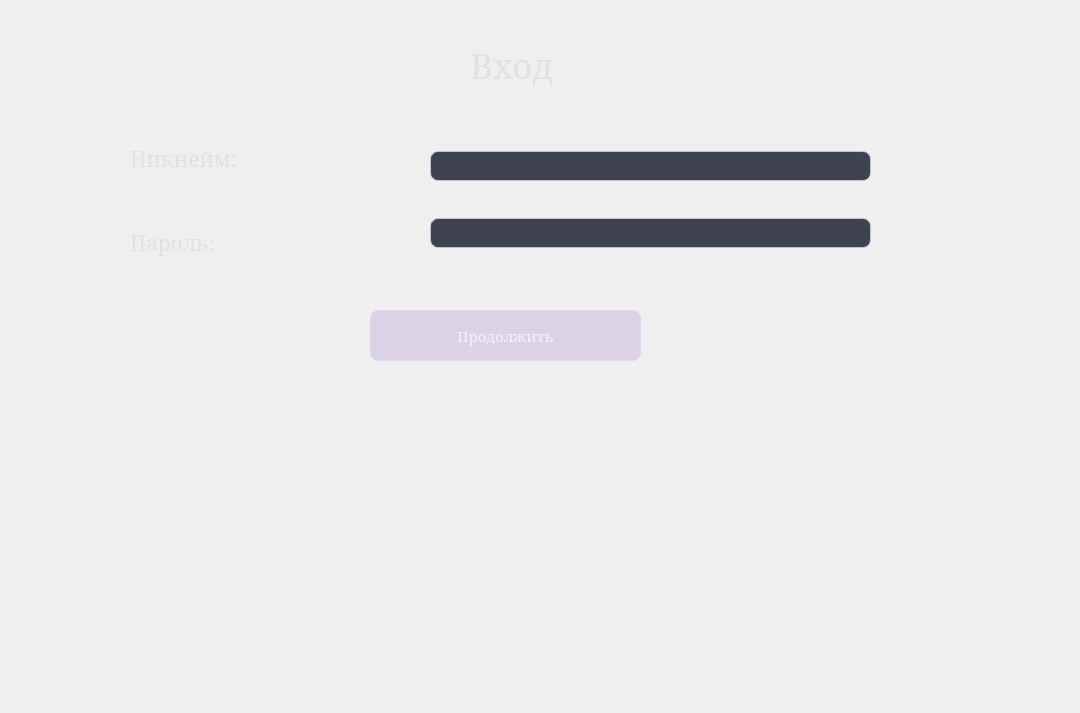
<?xml version="1.0" encoding="UTF-8"?>
<ui version="4.0">
 <class>Form</class>
 <widget class="QWidget" name="Form">
  <property name="geometry">
   <rect>
    <x>0</x>
    <y>0</y>
    <width>1080</width>
    <height>713</height>
   </rect>
  </property>
  <property name="minimumSize">
   <size>
    <width>1080</width>
    <height>713</height>
   </size>
  </property>
  <property name="maximumSize">
   <size>
    <width>1080</width>
    <height>713</height>
   </size>
  </property>
  <property name="windowTitle">
   <string>Form</string>
  </property>
  <widget class="QLabel" name="label">
   <property name="geometry">
    <rect>
     <x>470</x>
     <y>30</y>
     <width>111</width>
     <height>71</height>
    </rect>
   </property>
   <property name="font">
    <font>
     <family>MS Serif</family>
     <pointsize>26</pointsize>
    </font>
   </property>
   <property name="styleSheet">
    <string notr="true">background-color: transparent;
color: rgb(225, 225, 225);
border-image: none;</string>
   </property>
   <property name="text">
    <string>Вход</string>
   </property>
  </widget>
  <widget class="QWidget" name="verticalLayoutWidget">
   <property name="geometry">
    <rect>
     <x>130</x>
     <y>120</y>
     <width>261</width>
     <height>161</height>
    </rect>
   </property>
   <layout class="QVBoxLayout" name="verticalLayout">
    <item>
     <widget class="QLabel" name="label_3">
      <property name="font">
       <font>
        <family>MS Serif</family>
        <pointsize>16</pointsize>
        <weight>50</weight>
        <bold>false</bold>
       </font>
      </property>
      <property name="styleSheet">
       <string notr="true">background-color: transparent;
color: rgb(225, 225, 225);
border-image: none;</string>
      </property>
      <property name="text">
       <string>Никнейм:</string>
      </property>
     </widget>
    </item>
    <item>
     <widget class="QLabel" name="label_13">
      <property name="font">
       <font>
        <family>MS Serif</family>
        <pointsize>16</pointsize>
       </font>
      </property>
      <property name="styleSheet">
       <string notr="true">background-color: transparent;
color: rgb(225, 225, 225);
border-image: none;</string>
      </property>
      <property name="text">
       <string>Пароль:</string>
      </property>
     </widget>
    </item>
   </layout>
  </widget>
  <widget class="QWidget" name="verticalLayoutWidget_2">
   <property name="geometry">
    <rect>
     <x>430</x>
     <y>120</y>
     <width>441</width>
     <height>161</height>
    </rect>
   </property>
   <layout class="QVBoxLayout" name="verticalLayout_2">
    <item>
     <widget class="QLineEdit" name="linedit_nickname">
      <property name="styleSheet">
       <string notr="true">QLineEdit {
    background-color: rgba(35, 39, 55, 220);
    border-image: none;
    color: white;
    border: 1px solid rgba(220, 220, 255, 150);
    border-radius: 8px;
    padding: 6px;
}

QLineEdit:focus {
    background-color: rgba(35, 39, 55, 235);
    border: 1px solid rgb(220, 180, 255);
}

</string>
      </property>
     </widget>
    </item>
    <item>
     <widget class="QLineEdit" name="linedit_password">
      <property name="styleSheet">
       <string notr="true">QLineEdit {
    background-color: rgba(35, 39, 55, 220);
    border-image: none;
    color: white;
    border: 1px solid rgba(220, 220, 255, 150);
    border-radius: 8px;
    padding: 6px;
}

QLineEdit:focus {
    background-color: rgba(35, 39, 55, 235);
    border: 1px solid rgb(220, 180, 255);
}

</string>
      </property>
     </widget>
    </item>
   </layout>
  </widget>
  <widget class="QPushButton" name="pushutton_zaregestrirovat">
   <property name="geometry">
    <rect>
     <x>370</x>
     <y>310</y>
     <width>271</width>
     <height>51</height>
    </rect>
   </property>
   <property name="font">
    <font>
     <family>MS Serif</family>
     <pointsize>11</pointsize>
    </font>
   </property>
   <property name="styleSheet">
    <string notr="true">
QPushButton {
    background-color: rgba(180, 160, 210, 90);
    background-image: none;
    border-image: none;
    color: rgb(245, 240, 255);
    border: 1px solid rgba(220, 205, 255, 150);
    border-radius: 8px;
    padding: 6px 12px;
}

QPushButton:hover {
    background-color: rgba(180, 160, 210, 140);
}

QPushButton:pressed {
    background-color: rgba(140, 120, 175, 180);
}
</string>
   </property>
   <property name="text">
    <string>Продолжить</string>
   </property>
  </widget>
 </widget>
 <resources/>
 <connections/>
</ui>
